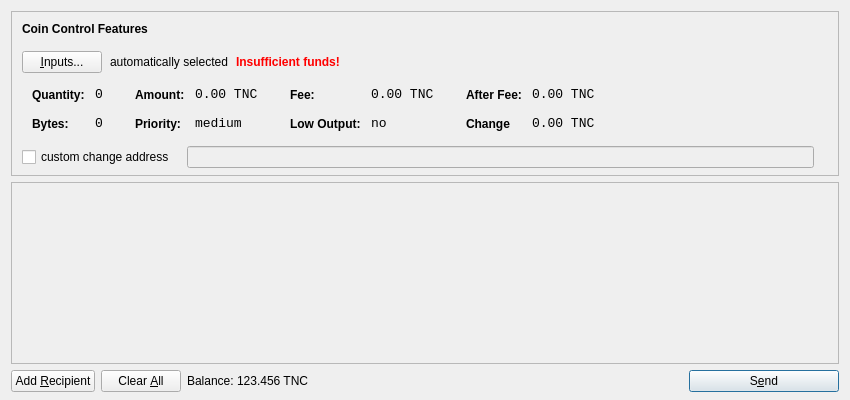
<?xml version="1.0" encoding="UTF-8"?>
<ui version="4.0">
 <class>SendCoinsDialog</class>
 <widget class="QDialog" name="SendCoinsDialog">
  <property name="geometry">
   <rect>
    <x>0</x>
    <y>0</y>
    <width>850</width>
    <height>400</height>
   </rect>
  </property>
  <property name="windowTitle">
   <string>Send Coins</string>
  </property>
  <layout class="QVBoxLayout" name="verticalLayout" stretch="0,1,0">
   <property name="bottomMargin">
    <number>8</number>
   </property>
   <item>
    <widget class="QFrame" name="frameCoinControl">
     <property name="sizePolicy">
      <sizepolicy hsizetype="Expanding" vsizetype="Expanding">
       <horstretch>0</horstretch>
       <verstretch>0</verstretch>
      </sizepolicy>
     </property>
     <property name="maximumSize">
      <size>
       <width>16777215</width>
       <height>16777215</height>
      </size>
     </property>
     <property name="frameShape">
      <enum>QFrame::StyledPanel</enum>
     </property>
     <property name="frameShadow">
      <enum>QFrame::Sunken</enum>
     </property>
     <layout class="QVBoxLayout" name="verticalLayoutCoinControl2">
      <property name="spacing">
       <number>6</number>
      </property>
      <property name="leftMargin">
       <number>0</number>
      </property>
      <property name="topMargin">
       <number>0</number>
      </property>
      <property name="rightMargin">
       <number>0</number>
      </property>
      <property name="bottomMargin">
       <number>6</number>
      </property>
      <item>
       <layout class="QVBoxLayout" name="verticalLayoutCoinControl" stretch="0,0,0,0,1">
        <property name="spacing">
         <number>0</number>
        </property>
        <property name="leftMargin">
         <number>10</number>
        </property>
        <property name="topMargin">
         <number>10</number>
        </property>
        <item>
         <layout class="QHBoxLayout" name="horizontalLayoutCoinControl1">
          <property name="bottomMargin">
           <number>15</number>
          </property>
          <item>
           <widget class="QLabel" name="labelCoinControlFeatures">
            <property name="sizePolicy">
             <sizepolicy hsizetype="Preferred" vsizetype="Maximum">
              <horstretch>0</horstretch>
              <verstretch>0</verstretch>
             </sizepolicy>
            </property>
            <property name="font">
             <font>
              <weight>75</weight>
              <bold>true</bold>
             </font>
            </property>
            <property name="styleSheet">
             <string notr="true">font-weight:bold;</string>
            </property>
            <property name="text">
             <string>Coin Control Features</string>
            </property>
           </widget>
          </item>
         </layout>
        </item>
        <item>
         <layout class="QHBoxLayout" name="horizontalLayoutCoinControl2" stretch="0,0,0,0">
          <property name="spacing">
           <number>8</number>
          </property>
          <property name="bottomMargin">
           <number>10</number>
          </property>
          <item>
           <widget class="QPushButton" name="pushButtonCoinControl">
            <property name="styleSheet">
             <string notr="true"/>
            </property>
            <property name="text">
             <string>&amp;Inputs...</string>
            </property>
           </widget>
          </item>
          <item>
           <widget class="QLabel" name="labelCoinControlAutomaticallySelected">
            <property name="text">
             <string>automatically selected</string>
            </property>
            <property name="margin">
             <number>5</number>
            </property>
           </widget>
          </item>
          <item>
           <widget class="QLabel" name="labelCoinControlInsuffFunds">
            <property name="font">
             <font>
              <weight>75</weight>
              <bold>true</bold>
             </font>
            </property>
            <property name="styleSheet">
             <string notr="true">color:red;font-weight:bold;</string>
            </property>
            <property name="text">
             <string>Insufficient funds!</string>
            </property>
            <property name="margin">
             <number>5</number>
            </property>
           </widget>
          </item>
          <item>
           <spacer name="horizontalSpacerCoinControl">
            <property name="orientation">
             <enum>Qt::Horizontal</enum>
            </property>
            <property name="sizeHint" stdset="0">
             <size>
              <width>40</width>
              <height>1</height>
             </size>
            </property>
           </spacer>
          </item>
         </layout>
        </item>
        <item>
         <widget class="QWidget" name="widgetCoinControl" native="true">
          <property name="sizePolicy">
           <sizepolicy hsizetype="Preferred" vsizetype="Preferred">
            <horstretch>0</horstretch>
            <verstretch>0</verstretch>
           </sizepolicy>
          </property>
          <property name="minimumSize">
           <size>
            <width>0</width>
            <height>0</height>
           </size>
          </property>
          <property name="styleSheet">
           <string notr="true"/>
          </property>
          <layout class="QHBoxLayout" name="horizontalLayoutCoinControl5">
           <property name="leftMargin">
            <number>0</number>
           </property>
           <property name="topMargin">
            <number>0</number>
           </property>
           <property name="rightMargin">
            <number>0</number>
           </property>
           <property name="bottomMargin">
            <number>0</number>
           </property>
           <item>
            <layout class="QHBoxLayout" name="horizontalLayoutCoinControl3" stretch="0,0,0,1">
             <property name="spacing">
              <number>20</number>
             </property>
             <property name="topMargin">
              <number>0</number>
             </property>
             <property name="bottomMargin">
              <number>10</number>
             </property>
             <item>
              <layout class="QFormLayout" name="formLayoutCoinControl1">
               <property name="horizontalSpacing">
                <number>10</number>
               </property>
               <property name="verticalSpacing">
                <number>14</number>
               </property>
               <property name="leftMargin">
                <number>10</number>
               </property>
               <property name="topMargin">
                <number>4</number>
               </property>
               <property name="rightMargin">
                <number>6</number>
               </property>
               <item row="0" column="0">
                <widget class="QLabel" name="labelCoinControlQuantityText">
                 <property name="styleSheet">
                  <string notr="true">font-weight:bold;</string>
                 </property>
                 <property name="text">
                  <string>Quantity:</string>
                 </property>
                 <property name="margin">
                  <number>0</number>
                 </property>
                </widget>
               </item>
               <item row="0" column="1">
                <widget class="QLabel" name="labelCoinControlQuantity">
                 <property name="font">
                  <font>
                   <family>Monospace</family>
                   <pointsize>10</pointsize>
                  </font>
                 </property>
                 <property name="cursor">
                  <cursorShape>IBeamCursor</cursorShape>
                 </property>
                 <property name="contextMenuPolicy">
                  <enum>Qt::ActionsContextMenu</enum>
                 </property>
                 <property name="text">
                  <string>0</string>
                 </property>
                 <property name="margin">
                  <number>0</number>
                 </property>
                 <property name="textInteractionFlags">
                  <set>Qt::LinksAccessibleByMouse|Qt::TextSelectableByKeyboard|Qt::TextSelectableByMouse</set>
                 </property>
                </widget>
               </item>
               <item row="1" column="0">
                <widget class="QLabel" name="labelCoinControlBytesText">
                 <property name="styleSheet">
                  <string notr="true">font-weight:bold;</string>
                 </property>
                 <property name="text">
                  <string>Bytes:</string>
                 </property>
                </widget>
               </item>
               <item row="1" column="1">
                <widget class="QLabel" name="labelCoinControlBytes">
                 <property name="font">
                  <font>
                   <family>Monospace</family>
                   <pointsize>10</pointsize>
                  </font>
                 </property>
                 <property name="cursor">
                  <cursorShape>IBeamCursor</cursorShape>
                 </property>
                 <property name="contextMenuPolicy">
                  <enum>Qt::ActionsContextMenu</enum>
                 </property>
                 <property name="text">
                  <string>0</string>
                 </property>
                 <property name="textInteractionFlags">
                  <set>Qt::LinksAccessibleByMouse|Qt::TextSelectableByKeyboard|Qt::TextSelectableByMouse</set>
                 </property>
                </widget>
               </item>
              </layout>
             </item>
             <item>
              <layout class="QFormLayout" name="formLayoutCoinControl2">
               <property name="horizontalSpacing">
                <number>10</number>
               </property>
               <property name="verticalSpacing">
                <number>14</number>
               </property>
               <property name="leftMargin">
                <number>6</number>
               </property>
               <property name="topMargin">
                <number>4</number>
               </property>
               <property name="rightMargin">
                <number>6</number>
               </property>
               <item row="0" column="0">
                <widget class="QLabel" name="labelCoinControlAmountText">
                 <property name="styleSheet">
                  <string notr="true">font-weight:bold;</string>
                 </property>
                 <property name="text">
                  <string>Amount:</string>
                 </property>
                 <property name="margin">
                  <number>0</number>
                 </property>
                </widget>
               </item>
               <item row="0" column="1">
                <widget class="QLabel" name="labelCoinControlAmount">
                 <property name="font">
                  <font>
                   <family>Monospace</family>
                   <pointsize>10</pointsize>
                  </font>
                 </property>
                 <property name="cursor">
                  <cursorShape>IBeamCursor</cursorShape>
                 </property>
                 <property name="contextMenuPolicy">
                  <enum>Qt::ActionsContextMenu</enum>
                 </property>
                 <property name="text">
                  <string>0.00 TNC</string>
                 </property>
                 <property name="textInteractionFlags">
                  <set>Qt::LinksAccessibleByMouse|Qt::TextSelectableByKeyboard|Qt::TextSelectableByMouse</set>
                 </property>
                </widget>
               </item>
               <item row="1" column="0">
                <widget class="QLabel" name="labelCoinControlPriorityText">
                 <property name="styleSheet">
                  <string notr="true">font-weight:bold;</string>
                 </property>
                 <property name="text">
                  <string>Priority:</string>
                 </property>
                </widget>
               </item>
               <item row="1" column="1">
                <widget class="QLabel" name="labelCoinControlPriority">
                 <property name="font">
                  <font>
                   <family>Monospace</family>
                   <pointsize>10</pointsize>
                  </font>
                 </property>
                 <property name="cursor">
                  <cursorShape>IBeamCursor</cursorShape>
                 </property>
                 <property name="contextMenuPolicy">
                  <enum>Qt::ActionsContextMenu</enum>
                 </property>
                 <property name="text">
                  <string>medium</string>
                 </property>
                 <property name="textInteractionFlags">
                  <set>Qt::LinksAccessibleByMouse|Qt::TextSelectableByKeyboard|Qt::TextSelectableByMouse</set>
                 </property>
                </widget>
               </item>
              </layout>
             </item>
             <item>
              <layout class="QFormLayout" name="formLayoutCoinControl3">
               <property name="horizontalSpacing">
                <number>10</number>
               </property>
               <property name="verticalSpacing">
                <number>14</number>
               </property>
               <property name="leftMargin">
                <number>6</number>
               </property>
               <property name="topMargin">
                <number>4</number>
               </property>
               <property name="rightMargin">
                <number>6</number>
               </property>
               <item row="0" column="0">
                <widget class="QLabel" name="labelCoinControlFeeText">
                 <property name="styleSheet">
                  <string notr="true">font-weight:bold;</string>
                 </property>
                 <property name="text">
                  <string>Fee:</string>
                 </property>
                 <property name="margin">
                  <number>0</number>
                 </property>
                </widget>
               </item>
               <item row="0" column="1">
                <widget class="QLabel" name="labelCoinControlFee">
                 <property name="font">
                  <font>
                   <family>Monospace</family>
                   <pointsize>10</pointsize>
                  </font>
                 </property>
                 <property name="cursor">
                  <cursorShape>IBeamCursor</cursorShape>
                 </property>
                 <property name="contextMenuPolicy">
                  <enum>Qt::ActionsContextMenu</enum>
                 </property>
                 <property name="text">
                  <string>0.00 TNC</string>
                 </property>
                 <property name="textInteractionFlags">
                  <set>Qt::LinksAccessibleByMouse|Qt::TextSelectableByKeyboard|Qt::TextSelectableByMouse</set>
                 </property>
                </widget>
               </item>
               <item row="1" column="0">
                <widget class="QLabel" name="labelCoinControlLowOutputText">
                 <property name="styleSheet">
                  <string notr="true">font-weight:bold;</string>
                 </property>
                 <property name="text">
                  <string>Low Output:</string>
                 </property>
                </widget>
               </item>
               <item row="1" column="1">
                <widget class="QLabel" name="labelCoinControlLowOutput">
                 <property name="font">
                  <font>
                   <family>Monospace</family>
                   <pointsize>10</pointsize>
                  </font>
                 </property>
                 <property name="cursor">
                  <cursorShape>IBeamCursor</cursorShape>
                 </property>
                 <property name="contextMenuPolicy">
                  <enum>Qt::ActionsContextMenu</enum>
                 </property>
                 <property name="text">
                  <string>no</string>
                 </property>
                 <property name="textInteractionFlags">
                  <set>Qt::LinksAccessibleByMouse|Qt::TextSelectableByKeyboard|Qt::TextSelectableByMouse</set>
                 </property>
                </widget>
               </item>
              </layout>
             </item>
             <item>
              <layout class="QFormLayout" name="formLayoutCoinControl4">
               <property name="horizontalSpacing">
                <number>10</number>
               </property>
               <property name="verticalSpacing">
                <number>14</number>
               </property>
               <property name="leftMargin">
                <number>6</number>
               </property>
               <property name="topMargin">
                <number>4</number>
               </property>
               <property name="rightMargin">
                <number>6</number>
               </property>
               <item row="0" column="0">
                <widget class="QLabel" name="labelCoinControlAfterFeeText">
                 <property name="styleSheet">
                  <string notr="true">font-weight:bold;</string>
                 </property>
                 <property name="text">
                  <string>After Fee:</string>
                 </property>
                 <property name="margin">
                  <number>0</number>
                 </property>
                </widget>
               </item>
               <item row="0" column="1">
                <widget class="QLabel" name="labelCoinControlAfterFee">
                 <property name="font">
                  <font>
                   <family>Monospace</family>
                   <pointsize>10</pointsize>
                  </font>
                 </property>
                 <property name="cursor">
                  <cursorShape>IBeamCursor</cursorShape>
                 </property>
                 <property name="contextMenuPolicy">
                  <enum>Qt::ActionsContextMenu</enum>
                 </property>
                 <property name="text">
                  <string>0.00 TNC</string>
                 </property>
                 <property name="textInteractionFlags">
                  <set>Qt::LinksAccessibleByMouse|Qt::TextSelectableByKeyboard|Qt::TextSelectableByMouse</set>
                 </property>
                </widget>
               </item>
               <item row="1" column="0">
                <widget class="QLabel" name="labelCoinControlChangeText">
                 <property name="styleSheet">
                  <string notr="true">font-weight:bold;</string>
                 </property>
                 <property name="text">
                  <string>Change</string>
                 </property>
                </widget>
               </item>
               <item row="1" column="1">
                <widget class="QLabel" name="labelCoinControlChange">
                 <property name="font">
                  <font>
                   <family>Monospace</family>
                   <pointsize>10</pointsize>
                  </font>
                 </property>
                 <property name="cursor">
                  <cursorShape>IBeamCursor</cursorShape>
                 </property>
                 <property name="contextMenuPolicy">
                  <enum>Qt::ActionsContextMenu</enum>
                 </property>
                 <property name="text">
                  <string>0.00 TNC</string>
                 </property>
                 <property name="textInteractionFlags">
                  <set>Qt::LinksAccessibleByMouse|Qt::TextSelectableByKeyboard|Qt::TextSelectableByMouse</set>
                 </property>
                </widget>
               </item>
              </layout>
             </item>
            </layout>
           </item>
          </layout>
         </widget>
        </item>
        <item>
         <layout class="QHBoxLayout" name="horizontalLayoutCoinControl4" stretch="0,0,0">
          <property name="spacing">
           <number>12</number>
          </property>
          <property name="sizeConstraint">
           <enum>QLayout::SetDefaultConstraint</enum>
          </property>
          <property name="topMargin">
           <number>5</number>
          </property>
          <property name="rightMargin">
           <number>5</number>
          </property>
          <item>
           <widget class="QCheckBox" name="checkBoxCoinControlChange">
            <property name="text">
             <string>custom change address</string>
            </property>
           </widget>
          </item>
          <item>
           <widget class="QLineEdit" name="lineEditCoinControlChange">
            <property name="enabled">
             <bool>false</bool>
            </property>
            <property name="sizePolicy">
             <sizepolicy hsizetype="Expanding" vsizetype="Fixed">
              <horstretch>0</horstretch>
              <verstretch>0</verstretch>
             </sizepolicy>
            </property>
           </widget>
          </item>
          <item>
           <widget class="QLabel" name="labelCoinControlChangeLabel">
            <property name="sizePolicy">
             <sizepolicy hsizetype="Preferred" vsizetype="Expanding">
              <horstretch>0</horstretch>
              <verstretch>0</verstretch>
             </sizepolicy>
            </property>
            <property name="minimumSize">
             <size>
              <width>0</width>
              <height>0</height>
             </size>
            </property>
            <property name="text">
             <string/>
            </property>
            <property name="margin">
             <number>3</number>
            </property>
           </widget>
          </item>
         </layout>
        </item>
        <item>
         <spacer name="verticalSpacerCoinControl">
          <property name="orientation">
           <enum>Qt::Vertical</enum>
          </property>
          <property name="sizeHint" stdset="0">
           <size>
            <width>800</width>
            <height>1</height>
           </size>
          </property>
         </spacer>
        </item>
       </layout>
      </item>
     </layout>
    </widget>
   </item>
   <item>
    <widget class="QScrollArea" name="scrollArea">
     <property name="widgetResizable">
      <bool>true</bool>
     </property>
     <widget class="QWidget" name="scrollAreaWidgetContents">
      <property name="geometry">
       <rect>
        <x>0</x>
        <y>0</y>
        <width>830</width>
        <height>173</height>
       </rect>
      </property>
      <layout class="QVBoxLayout" name="verticalLayout_2">
       <property name="leftMargin">
        <number>0</number>
       </property>
       <property name="topMargin">
        <number>0</number>
       </property>
       <property name="rightMargin">
        <number>0</number>
       </property>
       <property name="bottomMargin">
        <number>0</number>
       </property>
       <item>
        <layout class="QVBoxLayout" name="entries">
         <property name="spacing">
          <number>6</number>
         </property>
        </layout>
       </item>
       <item>
        <spacer name="verticalSpacer">
         <property name="orientation">
          <enum>Qt::Vertical</enum>
         </property>
         <property name="sizeHint" stdset="0">
          <size>
           <width>20</width>
           <height>40</height>
          </size>
         </property>
        </spacer>
       </item>
      </layout>
     </widget>
    </widget>
   </item>
   <item>
    <layout class="QHBoxLayout" name="horizontalLayout">
     <item>
      <widget class="QPushButton" name="addButton">
       <property name="toolTip">
        <string>Send to multiple recipients at once</string>
       </property>
       <property name="text">
        <string>Add &amp;Recipient</string>
       </property>
       <property name="icon">
        <iconset resource="../bitcoin.qrc">
         <normaloff>:/icons/add</normaloff>:/icons/add</iconset>
       </property>
       <property name="autoDefault">
        <bool>false</bool>
       </property>
      </widget>
     </item>
     <item>
      <widget class="QPushButton" name="clearButton">
       <property name="sizePolicy">
        <sizepolicy hsizetype="Minimum" vsizetype="Fixed">
         <horstretch>0</horstretch>
         <verstretch>0</verstretch>
        </sizepolicy>
       </property>
       <property name="toolTip">
        <string>Remove all transaction fields</string>
       </property>
       <property name="text">
        <string>Clear &amp;All</string>
       </property>
       <property name="icon">
        <iconset resource="../bitcoin.qrc">
         <normaloff>:/icons/remove</normaloff>:/icons/remove</iconset>
       </property>
       <property name="autoRepeatDelay">
        <number>300</number>
       </property>
       <property name="autoDefault">
        <bool>false</bool>
       </property>
      </widget>
     </item>
     <item>
      <layout class="QHBoxLayout" name="horizontalLayout_2">
       <property name="spacing">
        <number>3</number>
       </property>
       <item>
        <widget class="QLabel" name="label">
         <property name="text">
          <string>Balance:</string>
         </property>
        </widget>
       </item>
       <item>
        <widget class="QLabel" name="labelBalance">
         <property name="cursor">
          <cursorShape>IBeamCursor</cursorShape>
         </property>
         <property name="text">
          <string>123.456 TNC</string>
         </property>
         <property name="textInteractionFlags">
          <set>Qt::LinksAccessibleByMouse|Qt::TextSelectableByKeyboard|Qt::TextSelectableByMouse</set>
         </property>
        </widget>
       </item>
      </layout>
     </item>
     <item>
      <spacer name="horizontalSpacer">
       <property name="orientation">
        <enum>Qt::Horizontal</enum>
       </property>
       <property name="sizeHint" stdset="0">
        <size>
         <width>40</width>
         <height>20</height>
        </size>
       </property>
      </spacer>
     </item>
     <item>
      <widget class="QPushButton" name="sendButton">
       <property name="minimumSize">
        <size>
         <width>150</width>
         <height>0</height>
        </size>
       </property>
       <property name="toolTip">
        <string>Confirm the send action</string>
       </property>
       <property name="text">
        <string>S&amp;end</string>
       </property>
       <property name="icon">
        <iconset resource="../bitcoin.qrc">
         <normaloff>:/icons/send</normaloff>:/icons/send</iconset>
       </property>
       <property name="default">
        <bool>true</bool>
       </property>
      </widget>
     </item>
    </layout>
   </item>
  </layout>
 </widget>
 <resources>
  <include location="../bitcoin.qrc"/>
 </resources>
 <connections/>
</ui>
